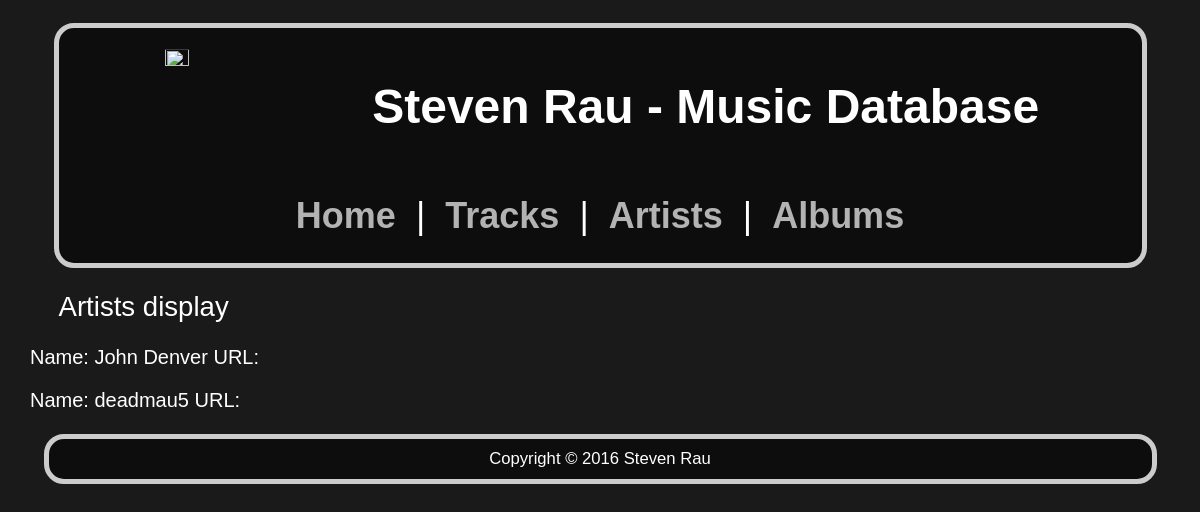
Before: /view/artists/artistDisplay.php with the older database file.
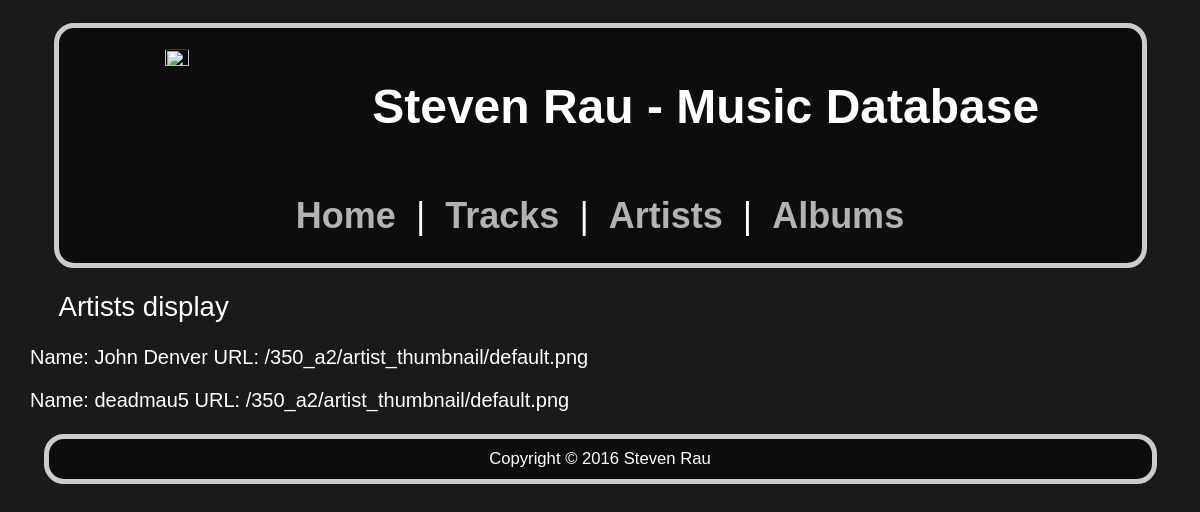
After: the same page with the newer database file.
### tables this page shows
CREATE TABLE IF NOT EXISTS artists
(
  id             int(6)       UNSIGNED AUTO_INCREMENT PRIMARY KEY,
  name           varchar(50)  NOT NULL,
  thumbnail_url  varchar(256) DEFAULT '/350_a2/artist_thumbnail/default.png'
            
            
            
            
);

### controller/artists_controller.php (called while the page is built, shortened)
<?php
include_once("../../model/artists.php");
class Artists_Controller
{
     public function invoke()
     {
          if (!isset($_GET['artist']))
          {
               $this->artists = Artist::getArtistsList();
          }
          else
          {
               echo "Looking for a single artist<br>";
          }
     }
}
?>

### model/artists.php (called while the page is built, shortened)
<?php
     class Artist
     {
          public function __construct($id, $name, $tumbnail_url)
          {
               $this->name = $name;
               $this->thumbnail_url = $tumbnail_url;
          }
          public static function getArtistsList()
          {
               $list = [];
               $db = Database::getInstance();
               $req = $db->query('SELECT * FROM artists');
               while ($artist = $req->fetch_assoc())
               {
                    $list[] = new Artist($artist['id'], $artist['name'], $artist['thumbnail_url']);
               }
               return $list;
          }
     }
?>

### view/artists/artistDisplay.php (the view, shortened to what this page needs)
<html lang="en">
    <head>
        <link rel="stylesheet" type="text/css" href="/350_a2/a2Style.css">
    </head>
    <body>
        <header>
            <a href="/350_a2/index.php"><img id="header_logo" src="/350_a2/icons/site_logo.png" alt="logo" width='15%' height='auto' /></a>
            <h1 id="site_title">Steven Rau - Music Database</h1>
            <nav>
                <a class="navigation" href="/350_a2/index.php">Home</a> |
                <a class="navigation" href="/350_a2/view/tracks/tracks.php">Tracks</a> |
                <a class="navigation" href="/350_a2/view/artists/artists.php">Artists</a> |
                <a class="navigation" href="/350_a2/view/albums/albums.php">Albums</a>
            </nav>
        </header>
        <div id="home_main">
            <div id="main_text"> Artists display </div>
        </div>
        <?php
            include("../../controller/artists_controller.php");
            $controller = new Artists_Controller();
            $controller->invoke();
            foreach ($controller->artists as $curArtist)
            {
                echo '<p> Name: ' . $curArtist->name . "   URL: " . $curArtist->thumbnail_url;
            }
        ?>
        <footer>
            <small id="footer_copyright">Copyright &copy; 2016 Steven Rau</small>
        </footer>
    </body>
</html>

### a2Style.css (style rules this page uses)
body { font-family: "Arial", Gadget, sans-serif; font-size: 20px; color: #ffffff; margin:15px; padding: 15px; padding-top: 0px; background-color: #1a1a1a; }
header { text-align:center; border-radius: 1em; background:#0d0d0d; border:5px solid #CCC; width:95%; margin:2% auto; padding-bottom: 15px; padding }
#header_logo { border-radius: 1em; padding: 2%; vertical-align: middle; display:inline; }
#site_title { padding-left:8%; padding-right:8%; font-size:4vw; vertical-align: middle; text-align:center; display:inline-block; color:#ffffff; }
.navigation { font-weight: bold; padding: 10px; text-decoration: none; color:#b3b3b3; }
nav { font-size:3vw; text-align:center; margin:1%; color:#ffffff; }
#home_main { font-size:2.3vw; margin:2% auto; width:95%; }
footer { text-align:center; border-radius: 1em; background:#0d0d0d; border:5px solid #CCC; width:95%; margin:2% auto; padding: 10px; }

Changed rows visible on the page:
changed artists "John Denver": thumbnail_url (not shown) → "/350_a2/artist_thumbnail/default.png"
changed artists "deadmau5": thumbnail_url (not shown) → "/350_a2/artist_thumbnail/default.png"
